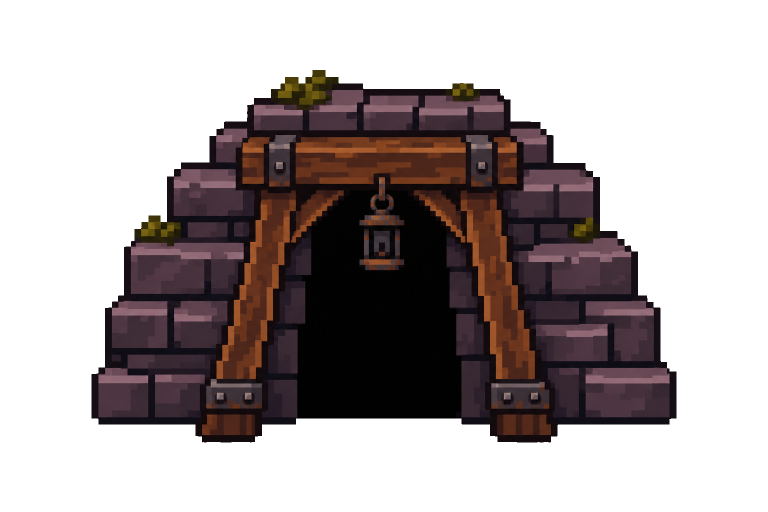
#> input picture art/gen/adit_tw.png, 1536 x 1024 px, given in place of adit_tw.png.png, which was not available (shown at 1/2 size)
$ python fix_town_art_2096.py ../art/gen/adit_tw.png
#> lines starting #> are read from the running program, lines starting #| are printed output that depends on the picture; after the words box and inside, x2 and y2 are one past the last pixel; in counts of white or black regions, pixels touching at a corner belong together
import sys, os
import numpy as np
from PIL import Image
from scipy import ndimage as ndi
from fix_town_art_2094 import to_lab, from_lab, pct

STAMP = "20261116-2096"
# stairs: the r9 critic's jamb window read L50 35 / a 20 against 13 / 10 in the ref, so the stone goes to half its L* and 0.4 of its a*;
# seams are pixels well under their neighbourhood, pushed near black so the arch keeps the ref's black joints under the braziers' light
# disc: the source is drawn ~12x larger than the game shows it, so its own 8 px rings vanish; the new grooves are ~2 px on screen
PARAMS = {
    "stairs_tw": {"a_min": 2, "b_max": 15, "l_mul": 0.5, "a_mul": 0.4, "sigma": 5, "seam_drop": 5, "seam_l": 2.5},
    "disc_tw": {"rings": [0.26, 0.5], "spokes": 8, "spoke_r": [0.5, 0.8], "groove": 0.024, "lip": 0.02, "lip_raise": 16,
                "groove_l": 4, "a_mul": 0.7},
}


# [47 lines left out: functions stairs, disc, not called in this run]


# 2131: the disc stood in the frame at the pave's own tone with dark grooves, so the mip's average read as the pave seen through glass.
# The ref's disc is dark slate under bright amber carving: the stone goes dark and cool, the old grooves filled, the carving
# re-cut as amber lines `line` px wide on screen (the disc is shown about `scr` px, so the widths are screen px, not the source's),
# and a dark lip round the edge parts it from the pave
STONE = {"disc_tw": {"scr": [83.2, 35.5], "l0": 20, "l_k": 0.45, "l_rng": [10, 32], "ab": [2.5, -2.5], "fill_l": 8, "rings": [0.22, 0.5, 0.8],
                     "spokes": 8, "spoke_r": [0.5, 0.8], "line": 1.3, "amber": [72, 22, 50], "lip": 1.3, "lip_l": 6, "cut": 128,
                     "stamp": "20261116-2131"}}


# [36 lines left out: function disc_stone, not called in this run]


FUNCS = {"stairs_tw": stairs, "disc_tw": disc}


# [28 lines left out: functions assets_crop, run_stone, not called in this run]


def run(name):
#> called with name = '../art/gen/adit_tw.png'
    src = "art/gen/%s.png" % name
    bak = "art/old/%s-%s.png" % (name, STAMP)
    if os.path.exists(bak):
        sys.exit("backup exists: " + bak)
    im = Image.open(src).convert("RGBA")
#> im is the input picture: PIL image 1536x1024 RGBA; mean R, G, B, A 27.3, 17.6, 17.8, 103.5
    arr = np.array(im)
    rgb, a = arr[..., :3], arr[..., 3]
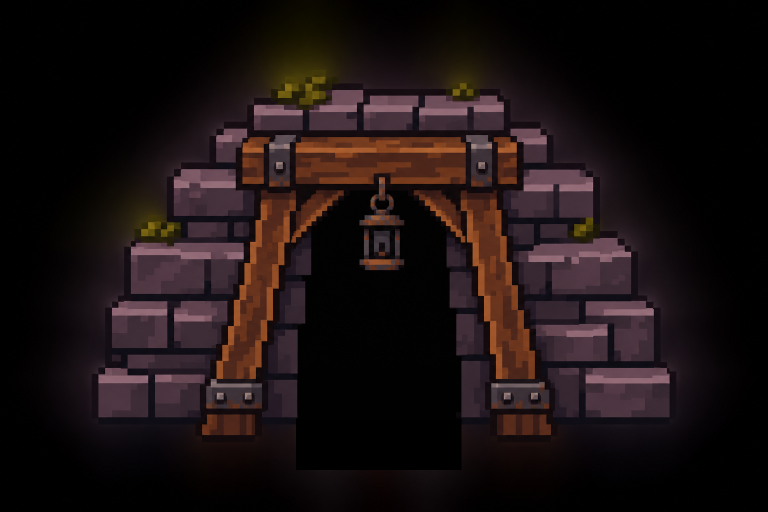
#> rgb: shape (1024, 1536, 3) (shown at 1/2 size); mean R, G, B 27.3, 17.6, 17.8
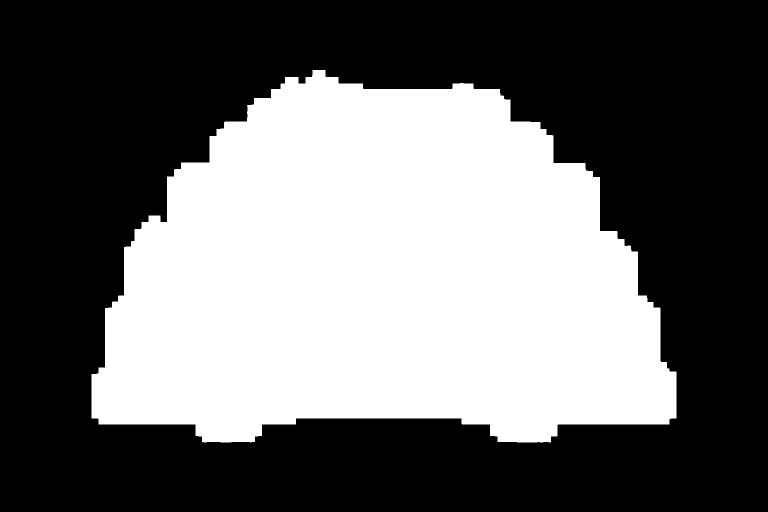
#> a: shape (1024, 1536) (shown at 1/2 size); 40.6% white; 1 white region, box (x1, y1, x2, y2) and area: (183, 140, 1353, 885) 638134
    print(name)
#> (the run stopped early here; a loop or call above may not have finished)

$ run again, on art/gen/archer__shinR_menu.png
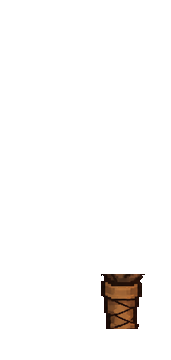
#> input picture art/gen/archer__shinR_menu.png, 171 x 360 px, given in place of archer__shinR_menu.png.png, which was not available
#> in run, im is the input picture: PIL image 171x360 RGBA; mean R, G, B, A 3.1, 1.8, 0.9, 8.2
#> in run, `rgb, a = arr[..., :3], arr[..., 3]`:
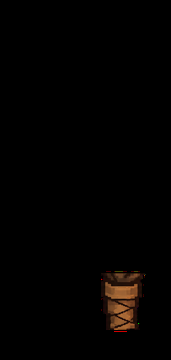
#> rgb: shape (360, 171, 3); mean R, G, B 3.1, 1.8, 0.9
#> in run, `rgb, a = arr[..., :3], arr[..., 3]`:
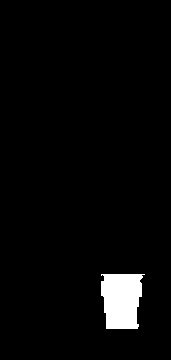
#> a: shape (360, 171); 3.2% white; 1 white region, box (x1, y1, x2, y2) and area: (101, 274, 145, 329) 1976

$ run again, on art/gen/archer__uarmL.png
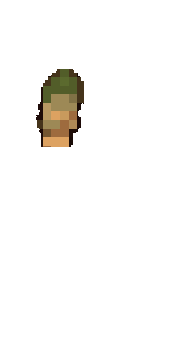
#> input picture art/gen/archer__uarmL.png, 171 x 360 px, given in place of archer__uarmL.png.png, which was not available
#> in run, im is the input picture: PIL image 171x360 RGBA; mean R, G, B, A 33.1, 17.7, 11.6, 12.2
#> in run, `rgb, a = arr[..., :3], arr[..., 3]`:
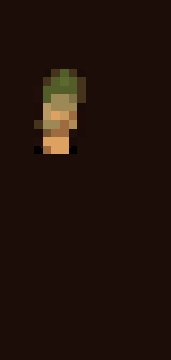
#> rgb: shape (360, 171, 3); mean R, G, B 33.1, 17.7, 11.6
#> in run, `rgb, a = arr[..., :3], arr[..., 3]`:
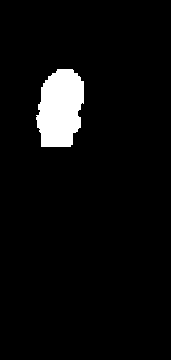
#> a: shape (360, 171); 4.8% white; 1 white region, box (x1, y1, x2, y2) and area: (36, 69, 84, 147) 2948
